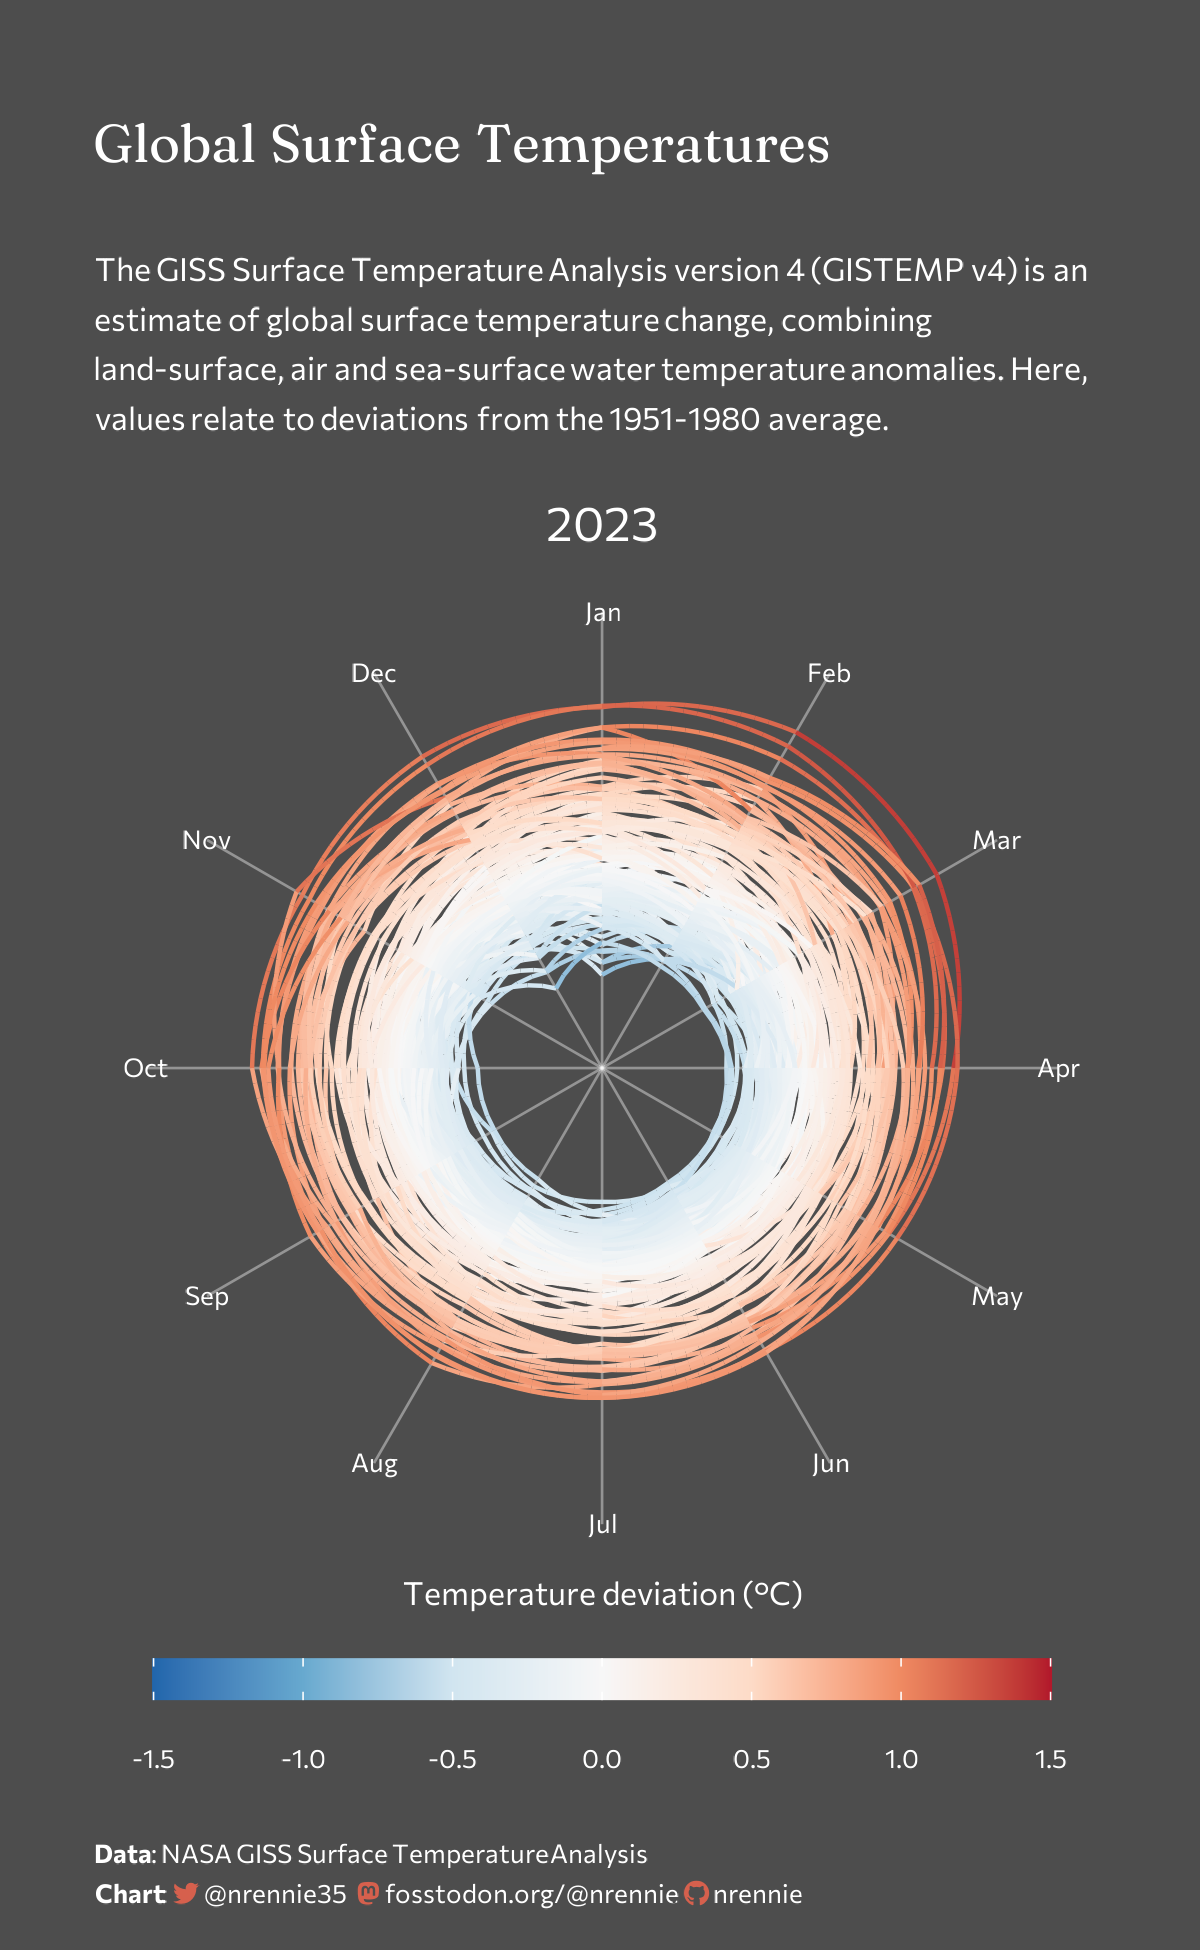

The script that drew this image:
library(tidyverse)
library(lubridate)
library(showtext)
library(patchwork)
library(camcorder)
library(ggtext)
library(glue)
library(nrBrand)

# load data
global_temps <- readr::read_csv("https://raw.githubusercontent.com/rfordatascience/tidytuesday/master/data/2023/2023-07-11/global_temps.csv")
nh_temps <- readr::read_csv("https://raw.githubusercontent.com/rfordatascience/tidytuesday/master/data/2023/2023-07-11/nh_temps.csv")
sh_temps <- readr::read_csv("https://raw.githubusercontent.com/rfordatascience/tidytuesday/master/data/2023/2023-07-11/sh_temps.csv")

# prep data
plot_data <- global_temps |>
  select(c(Year, Jan:Dec)) |>
  pivot_longer(-Year, names_to = "Month", values_to = "Temp") |>
  drop_na() |> 
  mutate(Month = factor(Month,
                        levels = month.abb)) |> 
  mutate(t = row_number())

# smooth join between Dec and Jan
padding <- plot_data[plot_data$Month == 'Jan',]
padding$Year <- padding$Year - 1 
padding$Month <- NA

# start recording
gg_record(
  dir = file.path("2023", "2023-07-11", "recording"), # where to save the recording
  device = "png", # device to use to save images
  width = 4, # width of saved image
  height = 6.5, # height of saved image
  units = "in", # units for width and height
  dpi = 300 # dpi to use when saving image
)

# colours
bg_col <- "grey30"
highlight_col <- "#d6604d"
text_col <- "white"

# text
title <- "Global Surface Temperatures"
st <- "The GISS Surface Temperature Analysis version 4 (GISTEMP v4) 
is an estimate of global surface temperature change, combining land-surface,
air and sea-surface water temperature anomalies. Here, values relate to 
deviations from the 1951-1980 average."
social <- "<span style='font-family:\"Font Awesome 6 Brands\";color:#d6604d;'>&#xf099;</span><span style='color:grey30;'>.</span><span style='font-family:Commissioner;color:white;'>@nrennie35</span><span style='color:grey30;'>..</span><span style='font-family:\"Font Awesome 6 Brands\";color:#d6604d;'>&#xf4f6;</span><span style='color:grey30;'>.</span><span style='font-family:Commissioner;color:white;'>fosstodon.org/@nrennie</span><span style='color:grey30;'>..</span><span style='font-family:\"Font Awesome 6 Brands\";color:#d6604d;'>&#xf09b;</span><span style='color:grey30;'>.</span><span style='font-family:Commissioner;color:white;'>nrennie</span><span style='color:grey30;'>..</span>"
cap <- paste0("**Data**: NASA GISS Surface Temperature Analysis<br>**Chart**: ",
              social)

# plot
ggplot() +
  geom_line(
    data = rbind(plot_data, padding),
    mapping = aes(x = Month, y = Temp, group = Year, colour = Temp)
  ) +
  labs(x = "", y = NULL,
       title = title,
       subtitle = st,
       caption = cap,
       tag = tail(plot_data, 1)$Year) +
  scale_colour_distiller(limits = c(-1.5, 1.5), palette = "RdBu") +
  scale_x_discrete(expand = c(0,0), breaks = month.abb) +
  scale_y_continuous(limits = c(-1.5, 1.5)) +
  guides(colour = guide_colorbar(title = "Temperature deviation (°C)",
                               title.position = "top",
                               title.hjust = 0.5,
                               barwidth = 15,
                               barheight = 0.7)) +
  coord_polar() +
  theme_minimal(base_size = 24, base_family = "Commissioner") +
  theme(legend.position = c(0.5, -0.1),
        legend.direction = "horizontal",
        legend.text = element_text(colour = text_col),
        legend.title = element_text(colour = text_col),
        plot.tag.position = c(0.46, 0.75),
        plot.tag = element_textbox_simple(
          family = "Commissioner",
          colour = text_col,
          size = 36,
          hjust = 0,
          lineheight = 0.5,
          margin = margin(t = 20, b = 10)
        ),
        axis.text.x = element_text(colour = text_col),
        axis.text.y = element_blank(),
        panel.grid.major.x = element_line(linewidth = 0.3, 
                                          colour = alpha(text_col, 0.4)),
        panel.grid.major.y = element_blank(),
        plot.background = element_rect(fill = bg_col, colour = bg_col),
        panel.background = element_rect(fill = bg_col, colour = bg_col),
        plot.margin = margin(10, 15, 10, 10),
        plot.title = element_textbox_simple(
          family = "Fraunces",
          colour = text_col,
          hjust = 0,
          size = 40,
          margin = margin(t = 20)
        ),
        plot.subtitle = element_textbox_simple(
          family = "Commissioner",
          colour = text_col,
          lineheight = 0.5,
          margin = margin(t = 20, b = 30)
        ),
        plot.caption = element_textbox_simple(
          family = "Commissioner",
          colour = text_col,
          hjust =  0,
          lineheight = 0.5,
          margin = margin(t = 40)
        )) 

# save gif
gg_playback(
  name = file.path("2023", "2023-07-11", "20230711.gif"),
  first_image_duration = 4,
  last_image_duration = 20,
  frame_duration = .25,
  background = bg_col
)

# new recording
gg_record(
  dir = file.path("2023", "2023-07-11", "gif"), # where to save the recording
  device = "png", # device to use to save images
  width = 4, # width of saved image
  height = 6.5, # height of saved image
  units = "in", # units for width and height
  dpi = 300 # dpi to use when saving image
)

# animate
for (i in 1:nrow(plot_data)) {
  p_data <- filter(plot_data, t <= i)
  p_padding <- p_data[p_data$Month == 'Jan',]
  p_padding$Year <- p_padding$Year - 1 
  p_padding$Month <- NA
  
  g <- ggplot() +
    geom_line(
      data = rbind(p_data, p_padding),
      mapping = aes(x = Month, y = Temp, group = Year, colour = Temp)
    ) +
    labs(x = "", y = NULL,
         title = title,
         subtitle = st,
         caption = cap,
         tag = tail(p_data, 1)$Year) +
    scale_colour_distiller(limits = c(-1.5, 1.5), palette = "RdBu") +
    scale_x_discrete(expand = c(0,0), breaks = month.abb, drop = FALSE) +
    scale_y_continuous(limits = c(-1.5, 1.5)) +
    guides(colour = guide_colorbar(title = "Temperature deviation (°C)",
                                   title.position = "top",
                                   title.hjust = 0.5,
                                   barwidth = 15,
                                   barheight = 0.7)) +
    coord_polar() +
    theme_minimal(base_size = 24, base_family = "Commissioner") +
    theme(legend.position = c(0.5, -0.1),
          legend.direction = "horizontal",
          legend.text = element_text(colour = text_col),
          legend.title = element_text(colour = text_col),
          plot.tag.position = c(0.46, 0.75),
          plot.tag = element_textbox_simple(
            family = "Commissioner",
            colour = text_col,
            size = 36,
            hjust = 0,
            lineheight = 0.5,
            margin = margin(t = 20, b = 10)
          ),
          axis.text.x = element_text(colour = text_col),
          axis.text.y = element_blank(),
          panel.grid.major.x = element_line(linewidth = 0.3, 
                                            colour = alpha(text_col, 0.4)),
          panel.grid.major.y = element_blank(),
          plot.background = element_rect(fill = bg_col, colour = bg_col),
          panel.background = element_rect(fill = bg_col, colour = bg_col),
          plot.margin = margin(10, 15, 10, 10),
          plot.title = element_textbox_simple(
            family = "Fraunces",
            colour = text_col,
            hjust = 0,
            size = 40,
            margin = margin(t = 20)
          ),
          plot.subtitle = element_textbox_simple(
            family = "Commissioner",
            colour = text_col,
            lineheight = 0.5,
            margin = margin(t = 20, b = 30)
          ),
          plot.caption = element_textbox_simple(
            family = "Commissioner",
            colour = text_col,
            hjust =  0,
            lineheight = 0.5,
            margin = margin(t = 40)
          )) 
  print(g)
}

# save gif
gg_playback(
  name = file.path("2023", "2023-07-11", "20230711-animation.gif"),
  first_image_duration = 4,
  last_image_duration = 20,
  frame_duration = .25,
  background = bg_col,
  image_resize = 1950
)
